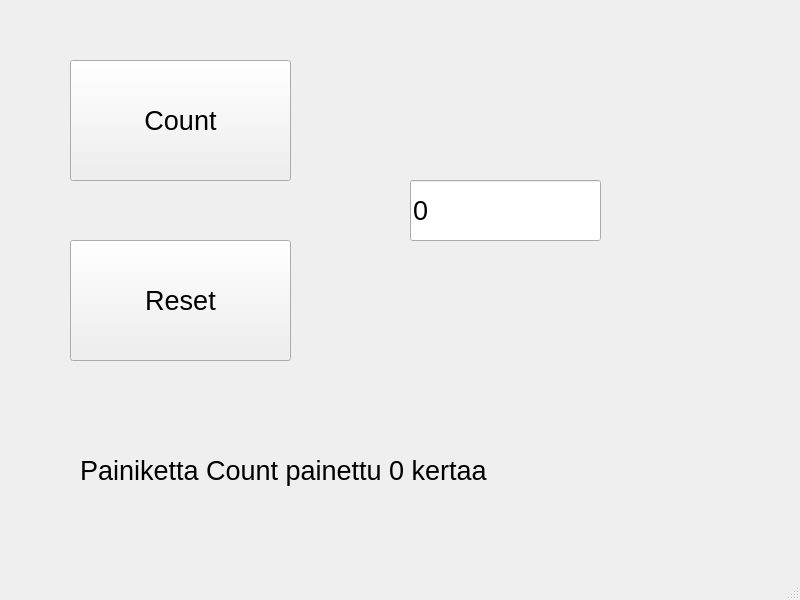
<?xml version="1.0" encoding="UTF-8"?>
<ui version="4.0">
 <class>MainWindow</class>
 <widget class="QMainWindow" name="MainWindow">
  <property name="geometry">
   <rect>
    <x>0</x>
    <y>0</y>
    <width>800</width>
    <height>600</height>
   </rect>
  </property>
  <property name="windowTitle">
   <string>MainWindow</string>
  </property>
  <widget class="QWidget" name="centralwidget">
   <widget class="QPushButton" name="btnCount">
    <property name="geometry">
     <rect>
      <x>70</x>
      <y>60</y>
      <width>221</width>
      <height>121</height>
     </rect>
    </property>
    <property name="font">
     <font>
      <pointsize>20</pointsize>
     </font>
    </property>
    <property name="text">
     <string>Count</string>
    </property>
   </widget>
   <widget class="QPushButton" name="btnReset">
    <property name="geometry">
     <rect>
      <x>70</x>
      <y>240</y>
      <width>221</width>
      <height>121</height>
     </rect>
    </property>
    <property name="font">
     <font>
      <pointsize>20</pointsize>
     </font>
    </property>
    <property name="text">
     <string>Reset</string>
    </property>
   </widget>
   <widget class="QLineEdit" name="txtResult">
    <property name="geometry">
     <rect>
      <x>410</x>
      <y>180</y>
      <width>191</width>
      <height>61</height>
     </rect>
    </property>
    <property name="font">
     <font>
      <pointsize>20</pointsize>
     </font>
    </property>
    <property name="text">
     <string>0</string>
    </property>
   </widget>
   <widget class="QLabel" name="labelInfo">
    <property name="geometry">
     <rect>
      <x>80</x>
      <y>430</y>
      <width>581</width>
      <height>81</height>
     </rect>
    </property>
    <property name="font">
     <font>
      <pointsize>20</pointsize>
     </font>
    </property>
    <property name="text">
     <string>Painiketta Count painettu 0 kertaa</string>
    </property>
   </widget>
  </widget>
  <widget class="QMenuBar" name="menubar">
   <property name="geometry">
    <rect>
     <x>0</x>
     <y>0</y>
     <width>800</width>
     <height>26</height>
    </rect>
   </property>
  </widget>
  <widget class="QStatusBar" name="statusbar"/>
 </widget>
 <resources/>
 <connections/>
</ui>
